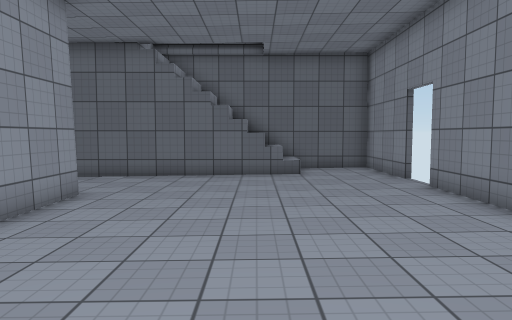
view 1 (above)

13 first-person views from a walk through a 3-D level made in the Unity game engine. The camera is 1.4 m above the floor, tilts 4° down and sees 70° across. The floor is counted in squares, 1 m on a side. Each view is taken from the middle of a square. On the plan, view 1 faces up. The plan holds only what a view shows up to about 16 squares ahead; the rest is blank. Surface patterns are stand-ins for the level's own textures.

view 2
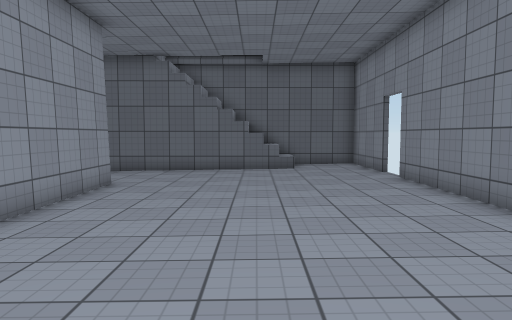

view 3
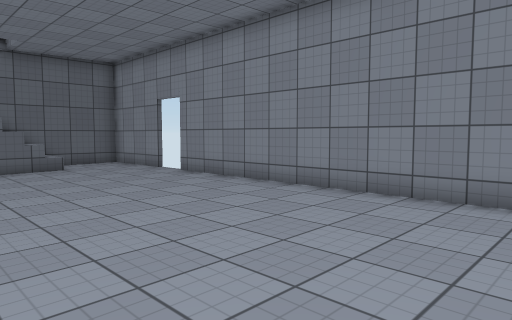

view 4
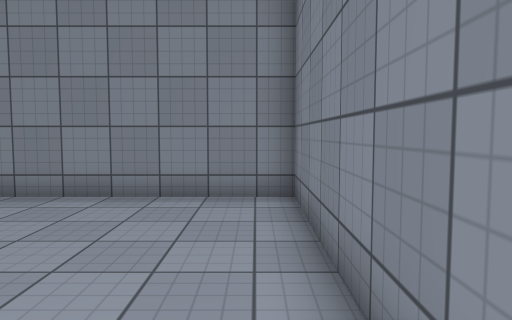

view 5
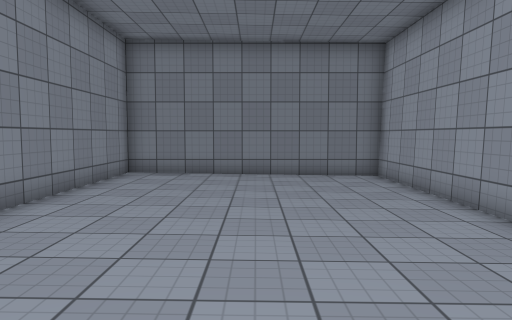

view 6
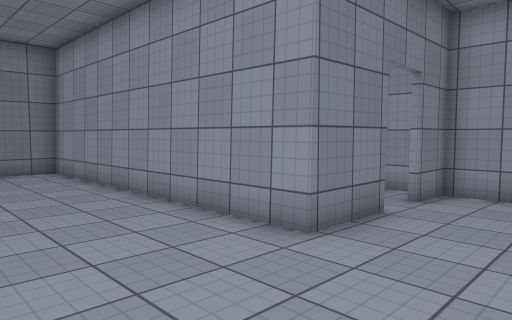

view 7
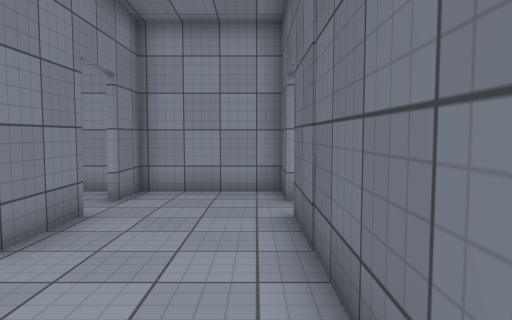

view 8
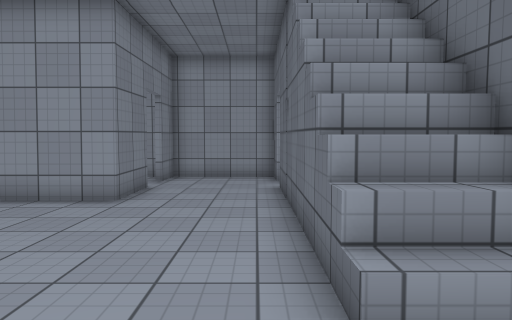

view 9
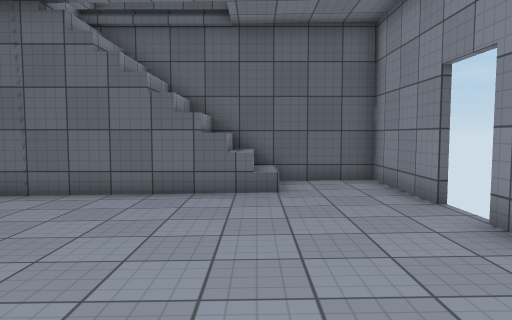

view 10
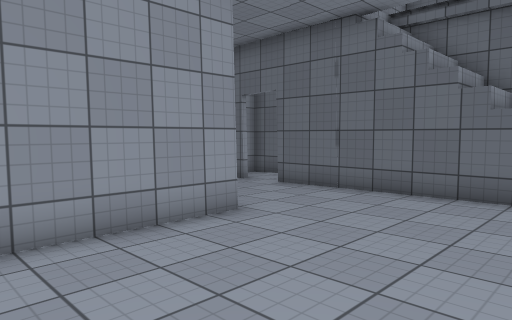

view 11
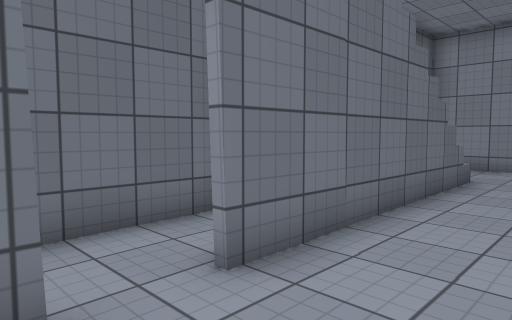

view 12
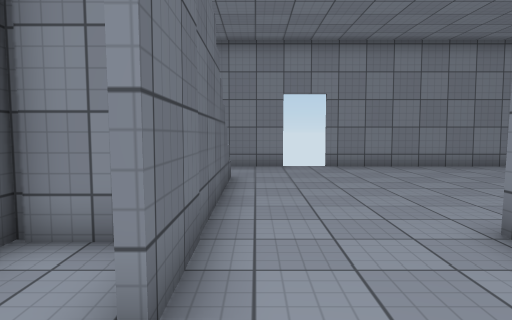

view 13
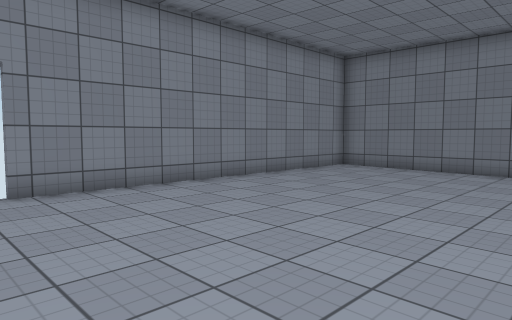

### Floor plan
Key: @ floor where view 1 was taken; # wall or solid block; x gap in a wall; . main floor; - floor 0.25 m lower than the main floor; / step, stairs or slope; = window, fence, low wall or low ledge; ^ raised ledge.
Columns run from 10 left of view 1 to 5 right of it. Each row starts with its distance up from view 1.
 17       ^#
 16
 15 ######^^########
 14 #-...#=/////...#
 13 ##..####=///...#
 12 #-.............#
 11 #-.............x
 10 #-.............
  9 ######.........#
  8      ##........#
  7       #........#
  6       #........#
  5       #........#
  4       #........#
  3       #........#
  2       #........#
  1       #........#
  0       #...@....#
 -1       #........#
 -2       #........#
 -3       ##########

Positions as (right, up) in squares from view 1, and headings:
1: (0, 0), facing up
2: (0, -2), facing up
3: (-3, -2), facing up-right
4: (-3, -2), facing right
5: (0, 10), facing down
6: (0, 12), facing down-left
7: (0, 12), facing left
8: (4, 12), facing left
9: (1, 4), facing up
10: (1, 4), facing up-left
11: (-9, 10), facing up-right
12: (-9, 12), facing right
13: (-4, 11), facing down-right
